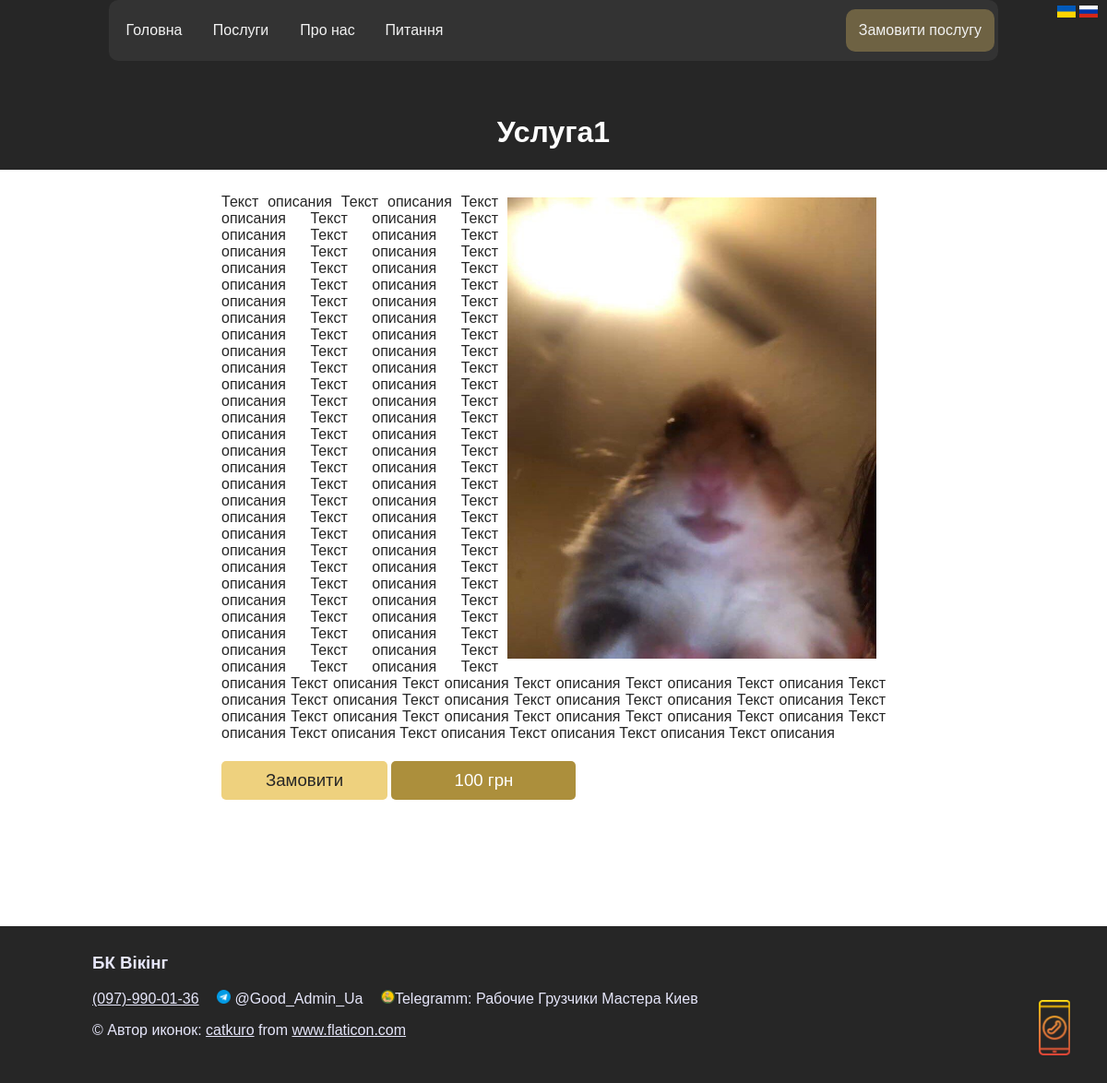
Before: /uk/services/1 with the older database file.
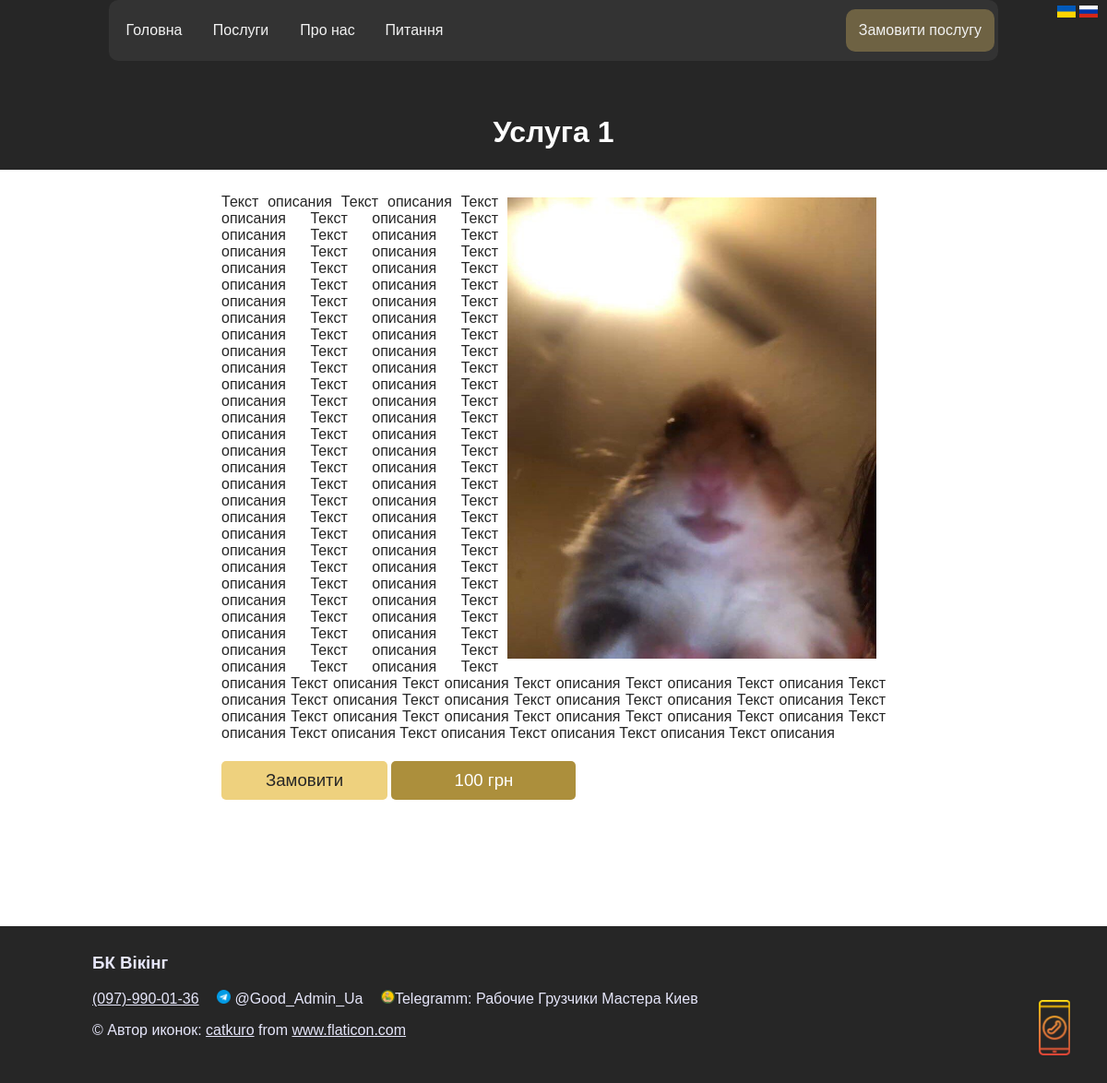
After: the same page with the newer database file.
### main/models.py (models this page shows, shortened)
class ServicesAndPrice(models.Model):
    service = models.TextField(_('Послуга'), max_length=100)
    description = models.TextField(_('Опис'), null=True, blank=True)
    price = models.DecimalField(_('Ціна'), max_digits=6, decimal_places=0)
    si = models.CharField(_('Одиниці виміру'), max_length=20, null=True, blank=True, default='грн')
    image = models.ImageField(_('Зображення'), null=True, blank=True, upload_to='var/www/file_project/media/images/')
    class Meta:
        verbose_name = _('Послуга')
        verbose_name_plural = _('Послуги')

### main/views.py (the view)
# urls.py: path('services/<int:pk>', views.ServiceDetailView.as_view(), name='service_detail')
class ServiceDetailView(DetailView):
    model = ServicesAndPrice
    template_name = 'main/detail.html'
    context_object_name = 'detail'

### main/templates/main/detail.html (shortened to what this page needs)
{% extends 'main/base.html' %}
{% load i18n %}
{% load static %}
{% block content %}
    <h1>{{ detail.service }}</h1>
{% endblock %}
{% block contentFullWidth %}
<div style="display: inline-block;">
    {% if detail.description %}
        {% if detail.image %}<div class="imgDetail"><img src="{{ detail.image.url }}" alt="image" width="400px"></div>{% endif %}
        <p>{{ detail.description }}</p>
    {% else %}<h2>Ціна даної послуги:</h2>
    {% endif %}
</div>
    <a style="text-decoration: none" href="{% url 'order' %}"><div class="priceDetail button" style="color: #262626">{% translate 'Замовити' %}</div></a>
    <div class="priceDetail">{{ detail.price }} {{ detail.si }}</div>
{% endblock %}

Changed rows visible on the page:
changed ServicesAndPrice "грн": service "Услуга1" → "Услуга 1"
